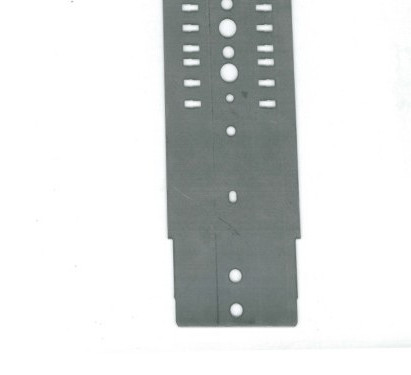
#> input picture Project_3_Image_Stitching/0.REMOTE/1.lower_half.jpg, 411 x 375 px
$ python merging.py
#> lines starting #> are read from the running program, lines starting #| are printed output that depends on the picture
import cv2
import os
import numpy as np

abspath = os.path.abspath(__file__)
dname = os.path.dirname(abspath)
os.chdir(dname)
project_folder = dname + '/'

# Load the images
image1 = cv2.imread(project_folder + '1.lower_half.jpg')
#> image1 is the input picture: shape (375, 411, 3); mean B, G, R 219.1, 219.7, 217.3
image2 = cv2.imread(project_folder + '1.upper_half.jpg')
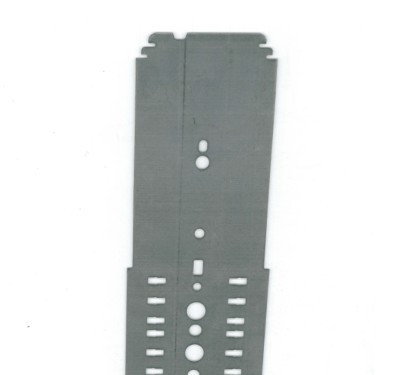
#> input picture Project_3_Image_Stitching/0.REMOTE/1.upper_half.jpg, 409 x 375 px
#> image2 is the input picture: shape (375, 409, 3); mean B, G, R 215.8, 216.3, 213.8

translation = np.float32([[1, 0, 50],[0, 1, 50],[0, 0, 1]])
size_x = image2.shape[1]+160
#> size_x = 569
size_y = image2.shape[0]+100
#> size_y = 475
image1 = cv2.warpPerspective(image1, translation, (size_x, size_y))
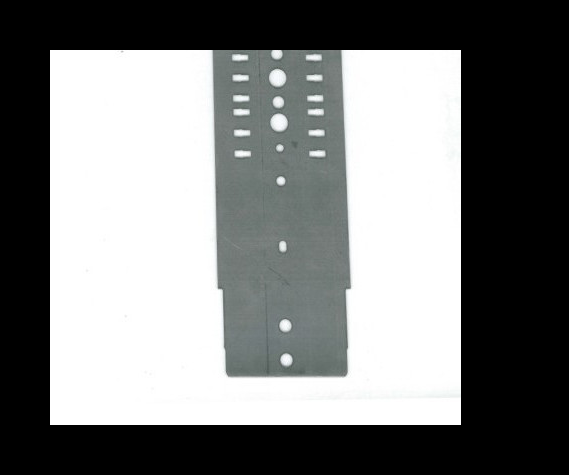
#> image1: shape (475, 569, 3); mean B, G, R 124.9, 125.3, 123.9
image2 = cv2.warpPerspective(image2, translation, (size_x, size_y))
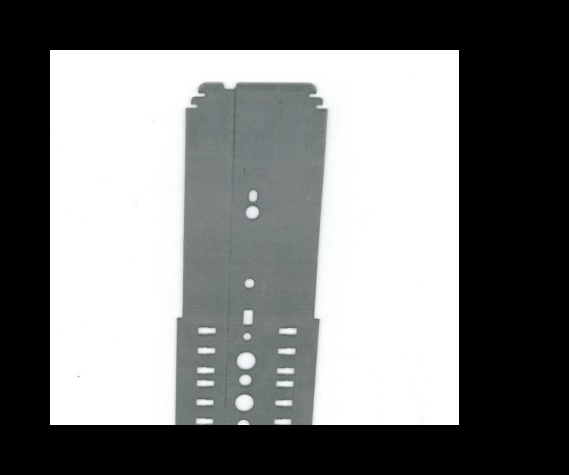
#> image2: shape (475, 569, 3); mean B, G, R 122.5, 122.8, 121.3

# Convert images to grayscale
gray1 = cv2.cvtColor(image1, cv2.COLOR_BGR2GRAY)
gray2 = cv2.cvtColor(image2, cv2.COLOR_BGR2GRAY)

# Initialize the feature detector and extractor (e.g., SIFT)
sift = cv2.SIFT_create()

# Detect keypoints and compute descriptors for both images
keypoints1, descriptors1 = sift.detectAndCompute(gray1, None)
#> keypoints1 = 180 keypoints; strongest (x, y, size): (403, 114, 89.9), (130, 126, 107.4), (277, 54, 6.5), (407, 354, 86)
keypoints2, descriptors2 = sift.detectAndCompute(gray2, None)
#> keypoints2 = 170 keypoints; strongest (x, y, size): (394, 122, 100.9), (118, 118, 95.4), (391, 335, 106.1), (110, 358, 86)

# Initialize the feature matcher using brute-force matching
bf = cv2.BFMatcher()

# Match the descriptors using brute-force matching
matches_bf = bf.match(descriptors1, descriptors2)
#> matches_bf = 180 matches

# Initialize the feature matcher using FLANN matching
index_params = dict(algorithm=0, trees=5)
search_params = dict(checks=50)
flann = cv2.FlannBasedMatcher(index_params, search_params)

# Match the descriptors using FLANN matching
matches_flann = flann.match(descriptors1, descriptors2)
#> matches_flann = 180 matches

# Select the top N matches
# num_matches = 50
# matches_bf = sorted(matches_bf, key=lambda x: x.distance)[:num_matches]
# matches_flann = sorted(matches_flann, key=lambda x: x.distance)[:num_matches]

# Extract matching keypoints
src_points = np.float32([keypoints1[match.queryIdx].pt for match in matches_flann]).reshape(-1, 1, 2)
#> src_points = 180 rows, first 8: [75.94, 75.94], [75.94, 75.94], [83.25, 390.6], [83.25, 390.6], [129.7, 126.2], [130.8, 330.5], [198.6, 61.94], [219.2, 287.1]
dst_points = np.float32([keypoints2[match.trainIdx].pt for match in matches_flann]).reshape(-1, 1, 2)
#> dst_points = 180 rows, first 8: [453.2, 419.2], [75.97, 75.97], [453.2, 419.2], [453.2, 419.2], [117.6, 118.2], [394.2, 122.5], [324.8, 414.2], [317.5, 320.1]

# Estimate the homography matrix
homography, _ = cv2.findHomography(src_points, dst_points, cv2.RANSAC, 1.0)
#> homography = [[-1.04, 0.00281, 525], [-0.0231, -1, 473.2], [-4.24e-05, -0.000275, 1]]

homography_copy = np.array([

    [-1.05    ,  0.013  , 526],
    [-0.024   , -0.99   , 473],
    [-0.000046, -0.00024,   1]

    ])

homography_affine = np.array([

    [-1.05  ,  0.013 , 526],
    [-0.024 , -0.99  , 473],
    [ 0     ,  0     ,   1]

    ])

homography_linear = np.array([

    [-1.,  0 , 526],
    [ 0 , -1 , 473],
    [ 0 ,  0 ,   1]

    ])

homography_identity = np.array([

    [ 1.,  0 , 0],
    [ 0 ,  1 , 0],
    [ 0 ,  0 , 1]

    ])


# Warp the first image using the homography
result = cv2.warpPerspective(image1, homography, (size_x, size_y))
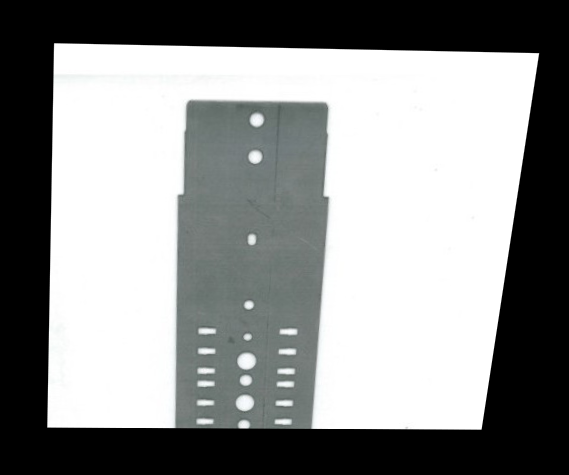
#> result: shape (475, 569, 3); mean B, G, R 142.3, 142.7, 141.2
result_affine = cv2.warpPerspective(image1, homography_affine, (size_x, size_y))
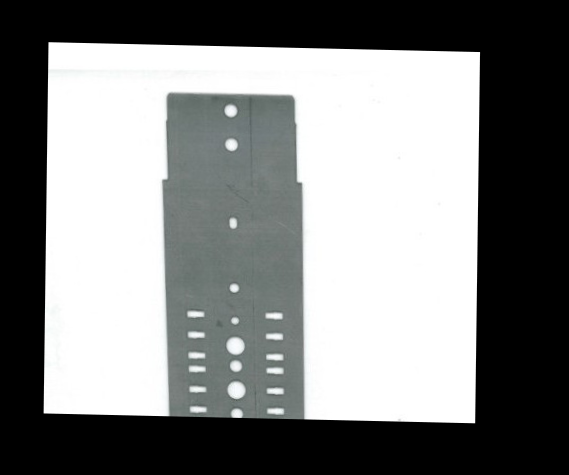
#> result_affine: shape (475, 569, 3); mean B, G, R 129.9, 130.3, 128.8
result_linear = cv2.warpPerspective(image1, homography_linear, (size_x, size_y))
result_identity = cv2.warpPerspective(image1, homography_identity, (size_x, size_y))


# Display the blended image
cv2.imwrite(project_folder + '4.transformed_final.jpg', result)
cv2.imwrite(project_folder + '4.transformed_test_affine.jpg', result_affine)
cv2.imwrite(project_folder + '4.transformed_test_linear.jpg', result_linear)
cv2.imwrite(project_folder + '4.transformed_test_identity.jpg', result_identity)

cv2.imwrite(project_folder + '4.image2.jpg', image2)

# Blending the warped image with the second image using alpha blending
alpha = 0.5  # blending factor
blended_image = cv2.addWeighted(result, alpha, image2, 1 - alpha, 0)
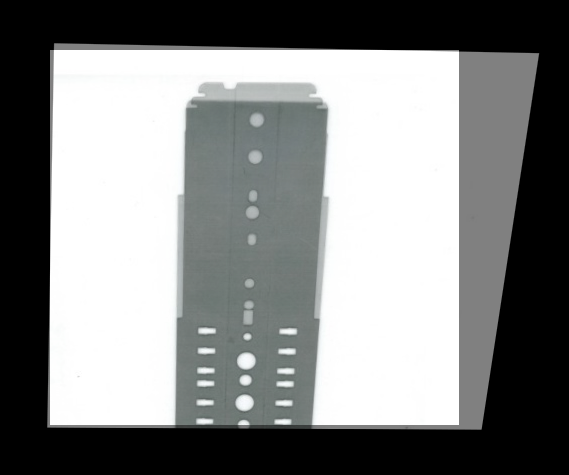
#> blended_image: shape (475, 569, 3); mean B, G, R 132.4, 132.8, 131.3
blended_image_affine = cv2.addWeighted(result_affine, alpha, image2, 1 - alpha, 0)
blended_image_linear = cv2.addWeighted(result_linear, alpha, image2, 1 - alpha, 0)
blended_image_identity = cv2.addWeighted(result_identity, alpha, image2, 1 - alpha, 0)
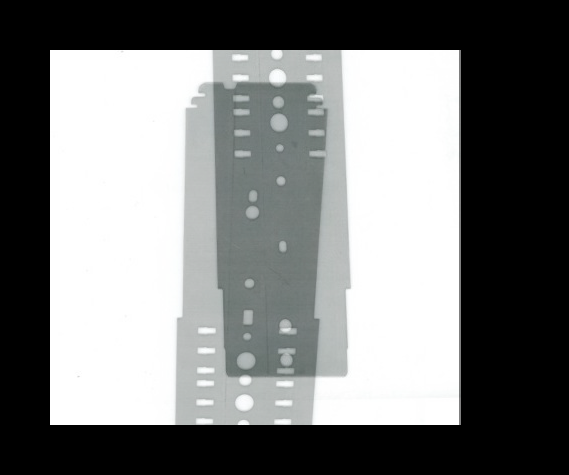
#> blended_image_identity: shape (475, 569, 3); mean B, G, R 123.7, 124, 122.6

# Display the blended image
cv2.imwrite(project_folder + '4.merged_final.jpg', blended_image)
cv2.imwrite(project_folder + '4.merged_test_affine.jpg', blended_image_affine)
cv2.imwrite(project_folder + '4.merged_test_linear.jpg', blended_image_linear)
cv2.imwrite(project_folder + '4.merged_test_identity.jpg', blended_image_identity)

# [6 lines of commented-out code are left out]
